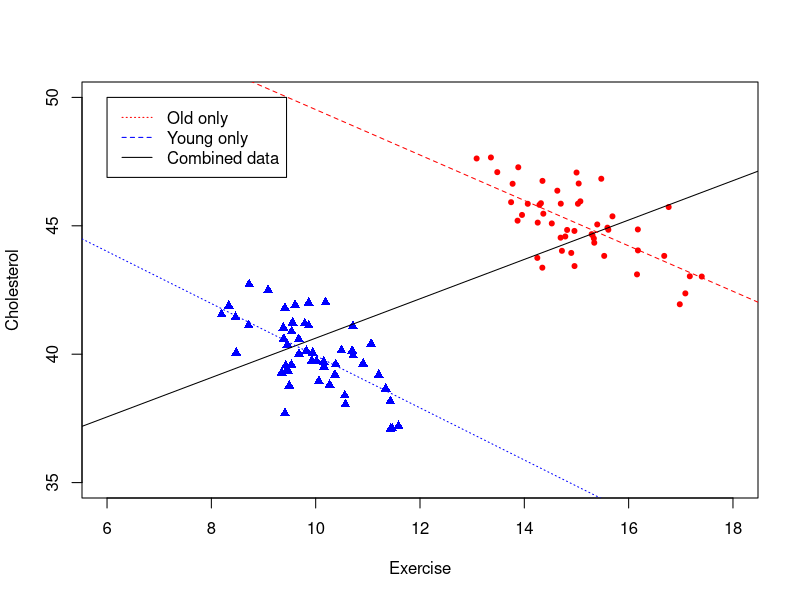
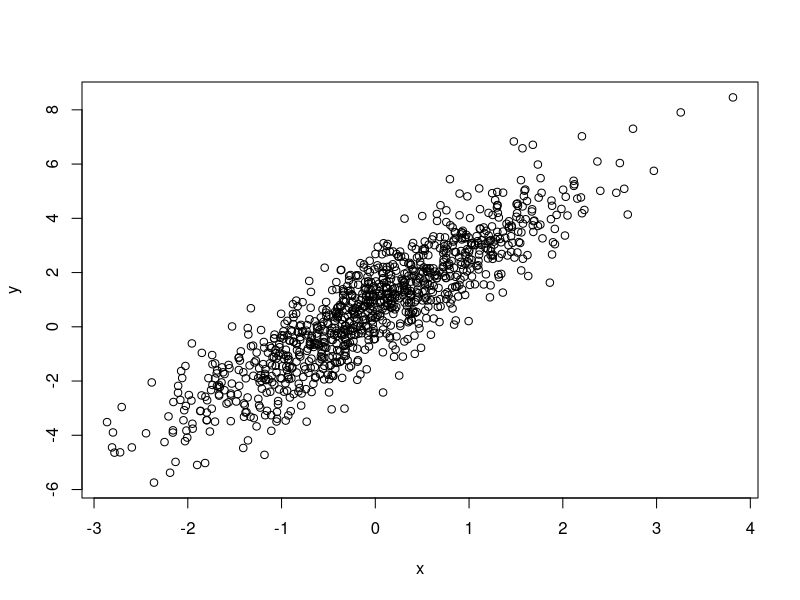

Generate these figures, in order, with R:
## ---- chunk 1
knitr::opts_chunk$set(echo = TRUE)
## ---- chunk 2
library(Matrix)
rankMatrix(matrix(c(1,1,2,2),nrow=2))
rankMatrix(matrix(c(1,1,2,2,1,2),nrow=3))
rankMatrix(matrix(c(1,1,2,0),nrow=2))
rankMatrix(matrix(c(1,2,3,2,0,2),nrow=3))
## ---- chunk 3
df = read.csv("exercise_and_cholesterol.csv")
old_df = df[df$Age=="Old",]
young_df = df[df$Age=="Young",]

attach(df)
plot(Cholesterol ~ Exercise,col=ifelse(Age=="Old","red","blue"),pch=ifelse(Age=="Old",20,17),ylim=c(35,50),xlim=c(6,18))

all_model = lm(Cholesterol ~ Exercise, data=df)
young_model = lm(Cholesterol ~ Exercise, data=young_df)
old_model = lm(Cholesterol ~ Exercise, data=old_df)
abline(all_model$coefficients[1],all_model$coefficients[2], lty="solid")
abline(young_model$coefficients[1],young_model$coefficients[2], lty="dotted",col="blue")
abline(old_model$coefficients[1],old_model$coefficients[2], lty="dashed",col="red")
legend(6, 50, legend=c("Old only", "Young only","Combined data"),
       col=c("red", "blue","black"), lty=c("dotted","dashed","solid"), cex=1)
## ---- chunk 4
set.seed(37)
# Data generation
x = rnorm(1000) # Sample 1000 points from N(0, 1)
e = rnorm(1000)
y = 0.7 + 2*x + e
plot(y ~ x)

# Use lm()
model = lm(y ~ x)
summary(model)
# y = 0.734 + 1.954 * x
